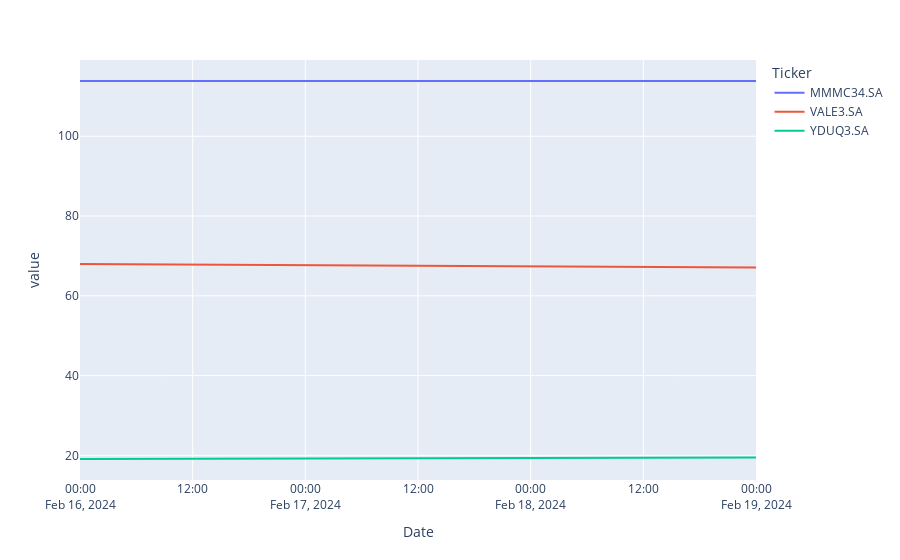

Here is the notebook cell this chart was saved with:
### Markdown cell above
##### Cotações Diárias

### Code cell
data_inicial = '2024-02-16'
data_final = datetime.now()

# Cotações diárias absolutas
df_cotacoes = pdr.get_data_yahoo(lista_ativos, start=data_inicial, end=data_final)['Adj Close']
df_cotacoes

fig = px.line(df_cotacoes)
fig.show()

### Figure 1 — Plotly figure (JSON) as saved in the notebook; plotly's stock layout.template omitted (floating-point values rounded to 4 significant figures)
{"data": [{"hovertemplate": "Ticker=MMMC34.SA<br>Date=%{x}<br>value=%{y}<extra></extra>", "legendgroup": "MMMC34.SA", "line": {"color": "#636efa", "dash": "solid"}, "marker": {"symbol": "circle"}, "mode": "lines", "name": "MMMC34.SA", "orientation": "v", "showlegend": true, "type": "scatter", "x": ["2024-02-16T00:00:00", "2024-02-19T00:00:00"], "xaxis": "x", "y": [113.8, 113.8], "yaxis": "y"}, {"hovertemplate": "Ticker=VALE3.SA<br>Date=%{x}<br>value=%{y}<extra></extra>", "legendgroup": "VALE3.SA", "line": {"color": "#EF553B", "dash": "solid"}, "marker": {"symbol": "circle"}, "mode": "lines", "name": "VALE3.SA", "orientation": "v", "showlegend": true, "type": "scatter", "x": ["2024-02-16T00:00:00", "2024-02-19T00:00:00"], "xaxis": "x", "y": [68, 67.09], "yaxis": "y"}, {"hovertemplate": "Ticker=YDUQ3.SA<br>Date=%{x}<br>value=%{y}<extra></extra>", "legendgroup": "YDUQ3.SA", "line": {"color": "#00cc96", "dash": "solid"}, "marker": {"symbol": "circle"}, "mode": "lines", "name": "YDUQ3.SA", "orientation": "v", "showlegend": true, "type": "scatter", "x": ["2024-02-16T00:00:00", "2024-02-19T00:00:00"], "xaxis": "x", "y": [19.1, 19.46], "yaxis": "y"}], "layout": {"legend": {"title": {"text": "Ticker"}, "tracegroupgap": 0}, "margin": {"t": 60}, "xaxis": {"anchor": "y", "domain": [0, 1], "title": {"text": "Date"}}, "yaxis": {"anchor": "x", "domain": [0, 1], "title": {"text": "value"}}}}
